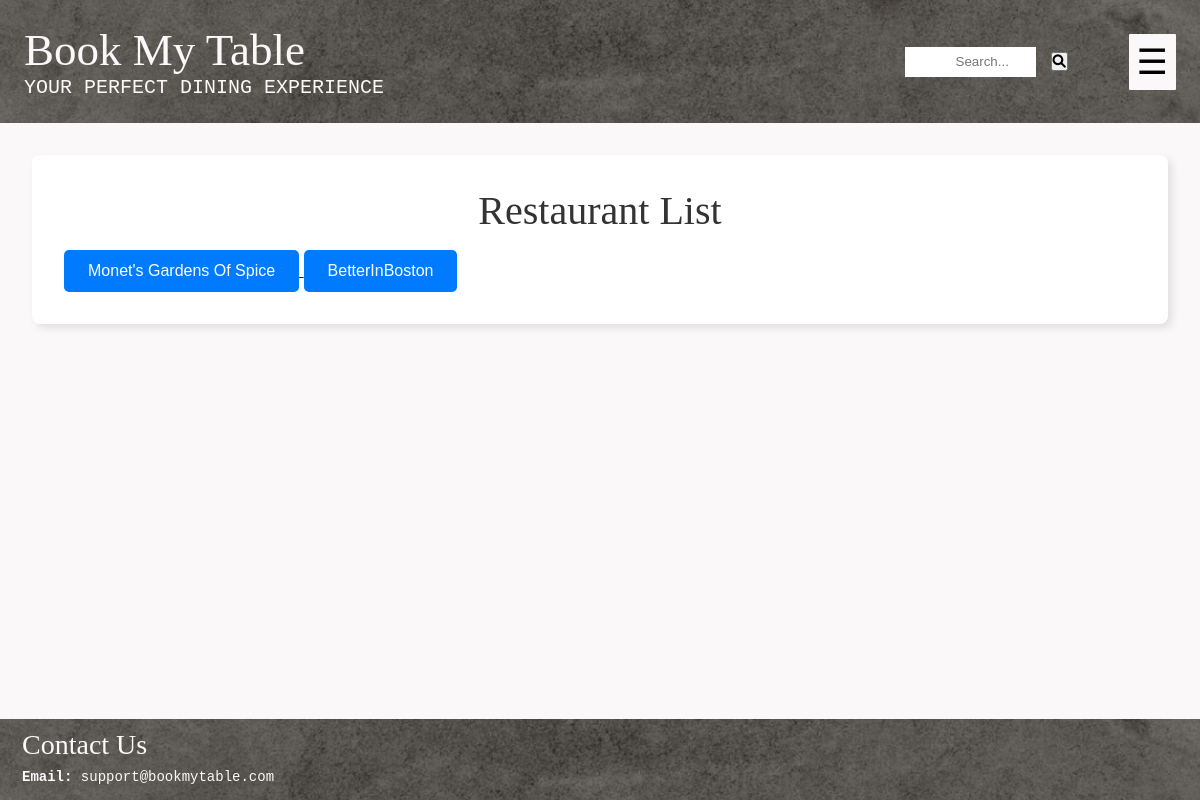
/restaurant/, run on the app's committed database.
### restaurant/models.py (models this page shows, shortened)
class Restaurant(models.Model):
    R_ID = models.AutoField(primary_key=True)
    R_Name = models.CharField(max_length=100)
    owner = models.OneToOneField('users.Owner', on_delete=models.CASCADE, related_name='restaurant')
    R_EmailAddress = models.EmailField(unique=True)
    R_ContactNumber = models.CharField(unique = True, max_length=15)
    R_Address = models.TextField() # this will allow for multiple addresses too
    R_Description = models.TextField(blank=True, null=True) #can be left blank, will store NULL if no value exists
    R_CuisineTypes = models.CharField(max_length=100)
    R_ReservationCost = models.DecimalField(max_digits=10, decimal_places=2)
    R_OpenHours = models.CharField(max_length=100) # e.g "Mon-Fri: 9:00AM - 8PM"
    Rating = models.DecimalField(decimal_places=2, default=0.0, max_digits=100)
    NetRevenue = models.DecimalField(max_digits=15, decimal_places=2, default=0.0)

### restaurant/views.py (the view)
# urls.py: path('', views.restaurant_list, name = 'all_restaurant'),
def restaurant_list(request):
    user_id = request.GET.get('user_id')  # Capture the user_id from the query parameter
    restaurants = Restaurant.objects.all()
    return render(request, 'restaurant/all_restaurant.html', {
        'restaurant_list': restaurants,
        'user_id': user_id  # Pass user_id to the template
    })

### restaurant/templates/restaurant/all_restaurant.html (shortened to what this page needs)
{% extends "layout.html" %}
{% block content %}
<div class="container">
    <h2 class="card-heading text-center">Restaurant List</h2>
    {% for r in restaurant_list %}
            <a href="{% url 'restaurant_details' r.R_ID %}?user_id={{ user_id }}">
                <button type="button" class="button">
                    <div style="font-size: 1rem;">{{ r.R_Name }} </div>
                </button>
            </a>
    {% endfor %}
</div>
{% endblock %}

### static/style.css (style rules this page uses)
* { margin: 0; padding: 0; box-sizing: border-box; }
html, body { height: 100%; margin: 0; }
body { font-family: Arial, sans-serif; background-color: #faf8f8; color: #333; display: flex; flex-direction: column; }
.container { max-width: 1200px; margin: 0 auto; padding: 2rem; background-color: #fff; border-radius: 8px; box-shadow: 4px 4px 8px rgba(0, 0, 0, 0.1); }
.button { display: inline-block; padding: 0.75rem 1.5rem; border: none; border-radius: 5px; background-color: #007BFF; color: #fff; font-size: 1rem; cursor: pointer; text-align: center; transition: background-color 0.3s; }
.text-center { text-align: center; }
.card-heading { font-family: "Brush Script MT", cursive; font-size: 2.5rem; font-weight:lighter; margin-bottom: 1rem; }

### data on the page
Restaurant: R_Name "Monet's Gardens Of Spice"
Restaurant: R_Name "BetterInBoston"
